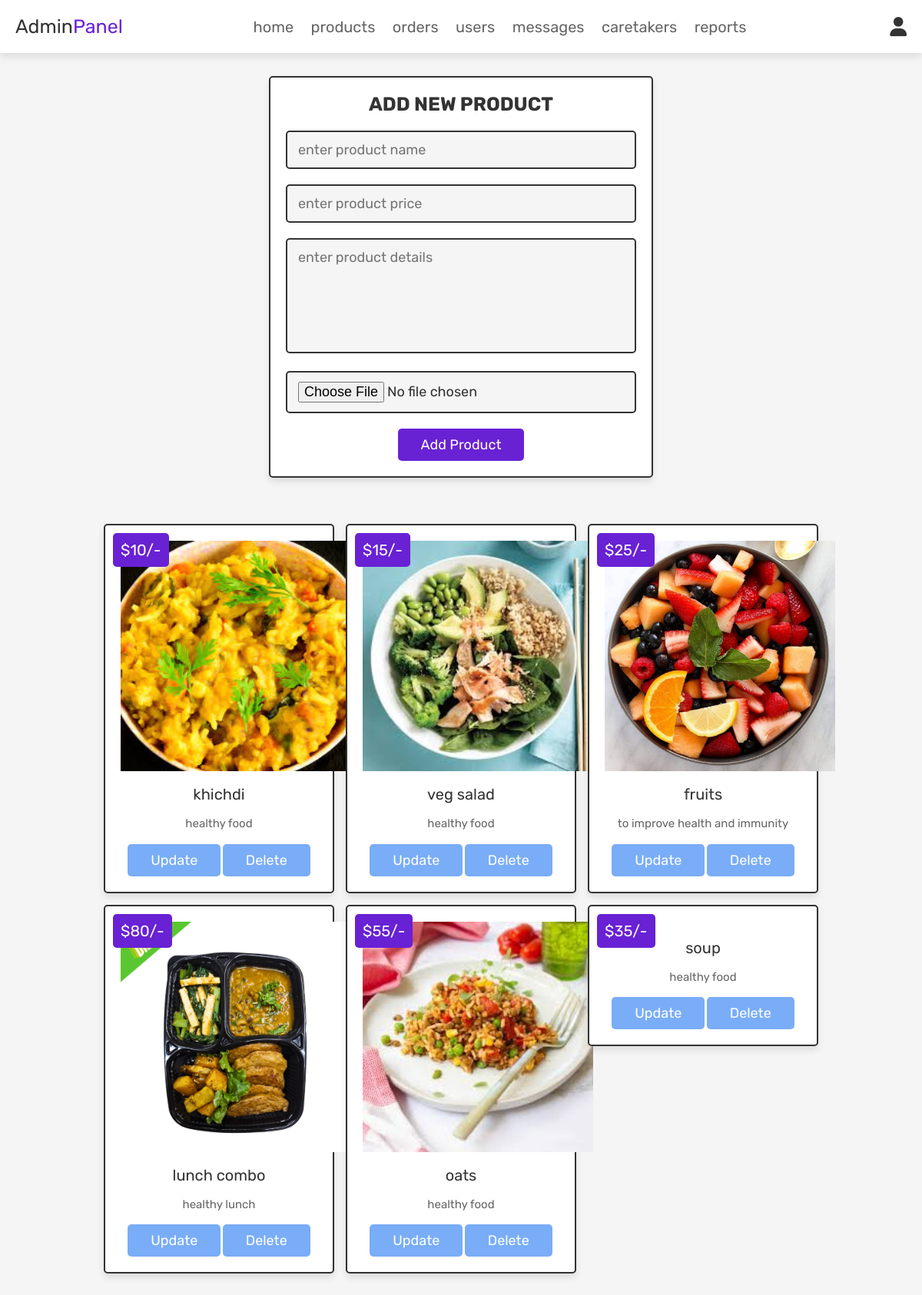
Screenshot of /admin_products.php (signed in) with the database file from the repository.
### tables this page shows
CREATE TABLE `products` (
  `id` int(100) NOT NULL,
  `name` varchar(100) NOT NULL,
  `details` varchar(500) NOT NULL,
  `price` int(100) NOT NULL,
  `image` varchar(100) NOT NULL
);

### admin_products.php (the view, shortened to what this page needs)
<!DOCTYPE html>
<html lang="en">
<head>
   <link rel="stylesheet" href="https://cdnjs.cloudflare.com/ajax/libs/font-awesome/6.0.0/css/all.min.css">
   <link rel="stylesheet" href="css/admin_style.css">
</head>
<body>
<?php @include 'admin_header.php'; ?>
<section class="add-products">
   <form action="" method="POST" enctype="multipart/form-data">
      <h3>add new product</h3>
      <input type="text" class="box" required placeholder="enter product name" name="name">
      <input type="number" min="0" class="box" required placeholder="enter product price" name="price">
      <textarea name="details" class="box" required placeholder="enter product details" cols="30" rows="10"></textarea>
      <input type="file" accept="image/jpg, image/jpeg, image/png" required class="box" name="image">
      <input type="submit" value="add product" name="add_product" class="btn">
   </form>
</section>
<section class="show-products">
   <div class="box-container">
      <?php
         $select_products = mysqli_query($conn, "SELECT * FROM `products`") or die('query failed');
         if(mysqli_num_rows($select_products) > 0){
            while($fetch_products = mysqli_fetch_assoc($select_products)){
      ?>
      <div class="box">
         <div class="price">$<?php echo $fetch_products['price']; ?>/-</div>
         <img class="image" src="uploaded_img/<?php echo $fetch_products['image']; ?>" alt="">
         <div class="name"><?php echo $fetch_products['name']; ?></div>
         <div class="details"><?php echo $fetch_products['details']; ?></div>
         <a href="admin_update_product.php?update=<?php echo $fetch_products['id']; ?>" class="option-btn">update</a>
         <a href="admin_products.php?delete=<?php echo $fetch_products['id']; ?>" class="delete-btn" onclick="return confirm('delete this product?');">delete</a>
      </div>
      <?php
         }
      }else{
         echo '<p class="empty">no products added yet!</p>';
      }
      ?>
   </div>
</section>
</body>
</html>

### css/admin_style.css (style rules this page uses)
:root { --purple:#6921d4; --red:#c0392b; --orange:#79adf7; --black:#333; --white:#fff; --light-color:#666; --light-white:#ccc; --light-bg:#f5f5f5; --msg:#2bf779; --border:.2rem solid var(--black); --box-shadow:0 .5rem 1rem rgba(0,0,0,.1); }
* { font-family: 'Rubik', sans-serif; margin:0; padding:0; box-sizing: border-box; outline: none; border:none; text-decoration: none; transition:all .2s linear; }
html { font-size: 62.5%; overflow-x: hidden; scroll-behavior: smooth; scroll-padding-top: 6.5rem; }
body { background: var(--light-bg); }
section { padding:3rem 2rem; }
.btn, .delete-btn, .option-btn { display: inline-block; border-radius: .5rem; margin-top: 1rem; font-size: 1.8rem; color:#fff; cursor: pointer; padding:1rem 3rem; text-transform: capitalize; }
.btn { background-color: var(--purple); }
.delete-btn { background-color: var(--orange); }
.option-btn { background-color: var(--orange); }
.add-products form { max-width: 50rem; border-radius: .5rem; background-color: var(--white); border:var(--border); padding:2rem; text-align: center; margin:0 auto; box-shadow: var(--box-shadow); }
.add-products form h3 { font-size: 2.5rem; text-transform: uppercase; color:var(--black); margin-bottom: 1rem; }
.add-products form .box { width: 100%; margin:1rem 0; font-size: 1.8rem; color:var(--black); border-radius: .5rem; background-color: var(--light-bg); padding:1.2rem 1.4rem; border:var(--border); }
.add-products form textarea { height: 15rem; resize: none; }
.show-products .box-container { display: grid; grid-template-columns: repeat(auto-fit, 30rem); gap:1.5rem; align-items: flex-start; max-width: 1200px; margin: 0 auto; justify-content: center; }
.show-products .box-container .box { text-align: center; padding:2rem; border:var(--border); background-color: var(--white); box-shadow: var(--box-shadow); border-radius: .5rem; position: relative; }
.show-products .box-container .box .image { height: 30rem; margin-bottom: .5rem; object-fit: cover; }
.show-products .box-container .box .price { background-color: var(--purple); position: absolute; top:1rem; left:1rem; border-radius: .5rem; color:var(--white); padding:1rem; font-size: 2rem; }
.show-products .box-container .box .name { margin:1rem 0; font-size: 2rem; color:var(--black); }
.show-products .box-container .box .details { line-height: 1.5; color:var(--light-color); font-size: 1.5rem; padding:.5rem 0; }

### rows the page displays
products: price "10", image (picture), name "khichdi", details "healthy food"
products: price "15", image (picture), name "veg salad", details "healthy food"
products: price "25", image (picture), name "fruits", details "to improve health and immunity"
products: price "80", image (picture), name "lunch combo", details "healthy lunch"
products: price "55", image (picture), name "oats", details "healthy food"
products: price "35", name "soup", details "healthy food"
